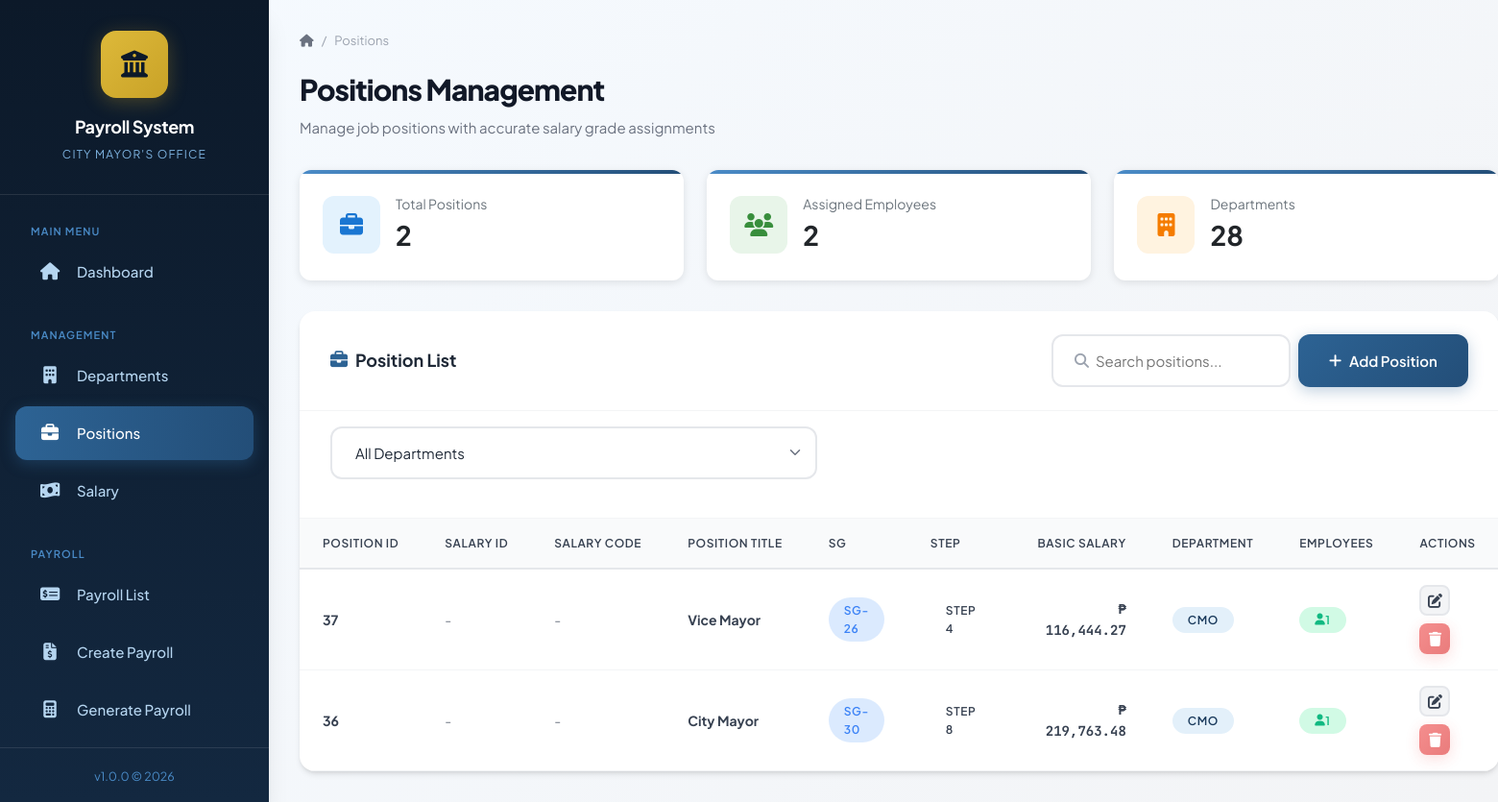
Before: /payroll_final/positions.php with the older database file.
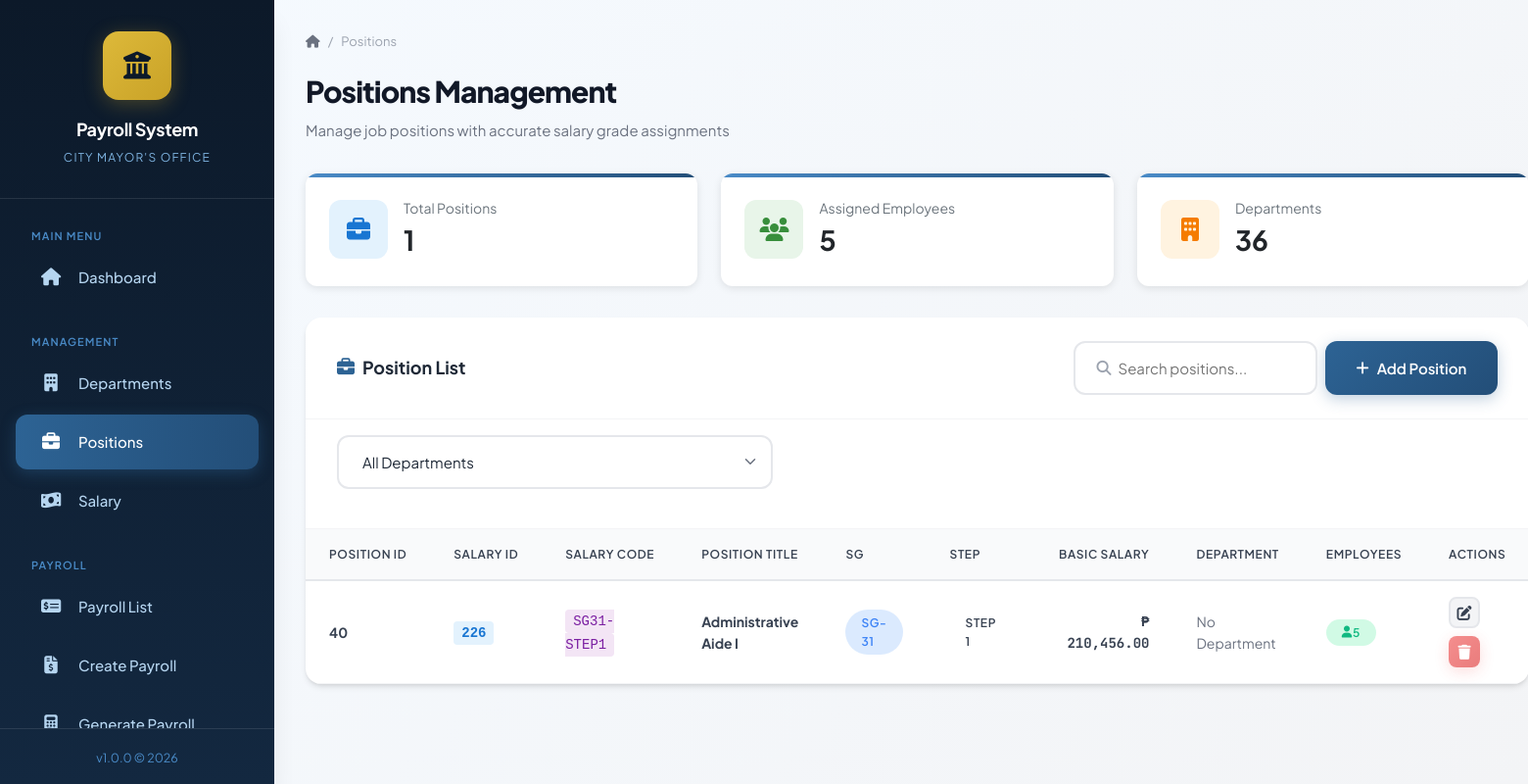
After: the same page with the newer database file.
### tables this page shows
CREATE TABLE `positions` (
  `id` int(11) NOT NULL,
  `salary_id` int(11) DEFAULT NULL,
  `position_title` varchar(100) NOT NULL,
  `salary_grade` int(11) NOT NULL,
  `salary_step` int(11) DEFAULT 1,
  `basic_salary` decimal(12,2) NOT NULL,
  `department_id` int(11) DEFAULT NULL,
  `created_at` timestamp NOT NULL DEFAULT current_timestamp(),
  `updated_at` timestamp NOT NULL DEFAULT current_timestamp() ON UPDATE current_timestamp()
);

CREATE TABLE `departments` (
  `id` int(11) NOT NULL,
  `department_name` varchar(100) NOT NULL,
  `department_code` varchar(20) NOT NULL,
  `description` text DEFAULT NULL,
  `created_at` timestamp NOT NULL DEFAULT current_timestamp(),
  `updated_at` timestamp NOT NULL DEFAULT current_timestamp() ON UPDATE current_timestamp()
);

CREATE TABLE `salary` (
  `salary_id` int(11) NOT NULL,
  `salary_code` varchar(50) NOT NULL,
  `salary_rate` decimal(10,2) NOT NULL,
  `salary_grade` varchar(20) DEFAULT NULL,
  `step_no` tinyint(4) NOT NULL DEFAULT 1,
  `created_at` timestamp NOT NULL DEFAULT current_timestamp(),
  `updated_at` timestamp NOT NULL DEFAULT current_timestamp() ON UPDATE current_timestamp()
);

### payroll_final/includes/config.php (called while the page is built, shortened)
<?php
function formatCurrency($amount) {
    return '₱ ' . number_format($amount, 2);
}
?>

### payroll_final/positions.php (the view, shortened to what this page needs)
<?php
require_once 'includes/config.php';
$whereClause = "1=1";
$departments = $conn->query("SELECT id, department_name, department_code FROM departments ORDER BY department_name");
$positions = $conn->query("
    SELECT
        p.*,
        d.department_name,
        d.department_code,
        s.salary_code,
        (SELECT COUNT(*) FROM employees WHERE position_id = p.id) as employee_count
    FROM positions p
    LEFT JOIN departments d ON p.department_id = d.id
    LEFT JOIN salary s ON p.salary_id = s.salary_id
    WHERE $whereClause
    ORDER BY CAST(p.salary_grade AS UNSIGNED), p.position_title
");
require_once 'includes/header.php';
?>
<div class="page-header">
    <div class="breadcrumb">
        <a href="index.php"><i class="fas fa-home"></i></a>
        <span>/</span>
        <span>Positions</span>
    </div>
    <h1 class="page-title">Positions Management</h1>
    <p class="page-subtitle">Manage job positions with accurate salary grade assignments</p>
</div>
<div class="stats-grid" style="margin-bottom: 2rem; display: grid; grid-template-columns: repeat(auto-fit, minmax(250px, 1fr)); gap: 1.5rem;">
    <?php
    $totalPositions = $positions ? $positions->num_rows : 0;
    $positions->data_seek(0);
    $totalEmployees = 0;
    while($p = $positions->fetch_assoc()) {
        $totalEmployees += $p['employee_count'];
    }
    $positions->data_seek(0);
    ?>
    <div class="stat-card" style="background: white; padding: 1.5rem; border-radius: 12px; box-shadow: 0 2px 8px rgba(0,0,0,0.1);">
        <div style="display: flex; align-items: center; gap: 1rem;">
            <div style="width: 60px; height: 60px; background: #e3f2fd; border-radius: 12px; display: flex; align-items: center; justify-content: center;">
                <i class="fas fa-briefcase" style="color: #1976d2; font-size: 1.5rem;"></i>
            </div>
            <div>
                <div style="font-size: 0.875rem; color: #6c757d;">Total Positions</div>
                <div style="font-size: 1.75rem; font-weight: 700; color: #212529;"><?php echo $totalPositions; ?></div>
            </div>
        </div>
    </div>
    <div class="stat-card" style="background: white; padding: 1.5rem; border-radius: 12px; box-shadow: 0 2px 8px rgba(0,0,0,0.1);">
        <div style="display: flex; align-items: center; gap: 1rem;">
            <div style="width: 60px; height: 60px; background: #e8f5e9; border-radius: 12px; display: flex; align-items: center; justify-content: center;">
                <i class="fas fa-users" style="color: #388e3c; font-size: 1.5rem;"></i>
            </div>
            <div>
                <div style="font-size: 0.875rem; color: #6c757d;">Assigned Employees</div>
                <div style="font-size: 1.75rem; font-weight: 700; color: #212529;"><?php echo $totalEmployees; ?></div>
            </div>
        </div>
    </div>
    <div class="stat-card" style="background: white; padding: 1.5rem; border-radius: 12px; box-shadow: 0 2px 8px rgba(0,0,0,0.1);">
        <div style="display: flex; align-items: center; gap: 1rem;">
            <div style="width: 60px; height: 60px; background: #fff3e0; border-radius: 12px; display: flex; align-items: center; justify-content: center;">
                <i class="fas fa-building" style="color: #f57c00; font-size: 1.5rem;"></i>
            </div>
            <div>
                <div style="font-size: 0.875rem; color: #6c757d;">Departments</div>
                <div style="font-size: 1.75rem; font-weight: 700; color: #212529;">
                    <?php
                    $deptCount = $departments ? $departments->num_rows : 0;
                    echo $deptCount;
                    ?>
                </div>
            </div>
        </div>
    </div>
</div>
<div class="card">
    <div class="card-header">
        <h2 class="card-title">
            <i class="fas fa-briefcase"></i>
            Position List
        </h2>
        <div class="btn-group">
            <div class="search-box">
                <i class="fas fa-search"></i>
                <input type="text" class="form-control" placeholder="Search positions..." id="searchInput" onkeyup="searchTable()">
            </div>
            <button class="btn btn-primary" onclick="Modal.open('addPositionModal')">
                <i class="fas fa-plus"></i> Add Position
            </button>
        </div>
    </div>
    <div class="card-body" style="padding: var(--space-md) var(--space-xl); border-bottom: 1px solid var(--gray-100);">
        <form method="GET" class="filter-bar">
            <select name="department" class="form-control" style="width: auto; min-width: 200px;" onchange="this.form.submit()">
                <option value="0">All Departments</option>
            </select>
        </form>
    </div>
    <div class="card-body" style="padding: 0;">
        <div class="table-container">
            <table class="data-table" id="positionsTable">
                <thead>
                    <tr>
                        <th>Position ID</th>
                        <th>Salary ID</th>
                        <th>Salary Code</th>
                        <th>Position Title</th>
                        <th>SG</th>
                        <th>Step</th>
                        <th>Basic Salary</th>
                        <th>Department</th>
                        <th>Employees</th>
                        <th>Actions</th>
                    </tr>
                </thead>
                <tbody>
                    <?php if ($positions && $positions->num_rows > 0): ?>
                        <?php
                        $positions->data_seek(0);
                        while($row = $positions->fetch_assoc()):
                        ?>
                            <tr>
                                <td><strong><?php echo $row['id']; ?></strong></td>
                                <td>
                                    <?php if ($row['salary_id']): ?>
                                        <code style="background: #e3f2fd; padding: 0.25rem 0.5rem; border-radius: 4px; color: #1976d2; font-weight: 600;">
                                            <?php echo $row['salary_id']; ?>
                                        </code>
                                    <?php else: ?>
                                        <span class="text-muted">-</span>
                                    <?php endif; ?>
                                </td>
                                <td>
                                    <?php if ($row['salary_code']): ?>
                                        <code style="background: #f3e5f5; padding: 0.25rem 0.5rem; border-radius: 4px; color: #7b1fa2; font-size: 0.875rem;">
                                            <?php echo htmlspecialchars($row['salary_code']); ?>
                                        </code>
                                    <?php else: ?>
                                        <span class="text-muted">-</span>
                                    <?php endif; ?>
                                </td>
                                <td><strong><?php echo htmlspecialchars($row['position_title']); ?></strong></td>
                                <td><span class="badge badge-info">SG-<?php echo $row['salary_grade']; ?></span></td>
                                <td><span class="badge badge-secondary">Step <?php echo $row['salary_step'] ?? 1; ?></span></td>
                                <td class="currency"><strong><?php echo formatCurrency($row['basic_salary']); ?></strong></td>
                                <td>
                                    <?php if ($row['department_name']): ?>
                                        <span class="badge badge-primary"><?php echo htmlspecialchars($row['department_code']); ?></span>
                                    <?php else: ?>
                                        <span class="text-muted">No Department</span>
                                    <?php endif; ?>
                                </td>
                                <td>
                                    <?php if ($row['employee_count'] > 0): ?>
                                        <span class="badge badge-success">
                                            <i class="fas fa-user"></i> <?php echo $row['employee_count']; ?>
                                        </span>
                                    <?php else: ?>
                                        <span class="text-muted">0</span>
                                    <?php endif; ?>
                                </td>
                                <td>
                                    <div class="btn-group">
                                        <button class="btn btn-secondary btn-icon sm"
                                                onclick="editPosition(<?php echo htmlspecialchars(json_encode($row)); ?>)"
                                                title="Edit (ID: <?php echo $row['id']; ?>)">
                                            <i class="fas fa-edit"></i>
                                        </button>
                                        <button class="btn btn-danger btn-icon sm"
                                                onclick="deletePosition(<?php echo $row['id']; ?>, '<?php echo htmlspecialchars($row['position_title']); ?>', <?php echo $row['employee_count']; ?>)"
                                                title="Delete (ID: <?php echo $row['id']; ?>)"
                                                <?php echo $row['employee_count'] > 0 ? 'disabled' : ''; ?>>
                                            <i class="fas fa-trash"></i>
                                        </button>
                                    </div>
                                </td>
                            </tr>
                        <?php endwhile; ?>
                    <?php endif; ?>
                </tbody>
            </table>
        </div>
    </div>
</div>
<?php require_once 'includes/footer.php'; ?>

### payroll_final/includes/header.php (shortened to what this page needs)
<!DOCTYPE html>
<html lang="en">
<head>
    <link rel="stylesheet" href="https://cdnjs.cloudflare.com/ajax/libs/font-awesome/6.5.1/css/all.min.css">
    <link rel="stylesheet" href="css/style.css">
</head>
<body>
    <div class="app-container">
        <aside class="sidebar">
            <div class="sidebar-header">
                <div class="sidebar-logo">
                    <i class="fas fa-building-columns"></i>
                </div>
                <h1 class="sidebar-title">Payroll System</h1>
                <p class="sidebar-subtitle">City Mayor's Office</p>
            </div>
            <nav class="sidebar-nav">
                <div class="nav-section">
                    <span class="nav-section-title">Main Menu</span>
                    <a href="index.php" class="nav-item">
                        <i class="fas fa-home"></i>
                        <span>Dashboard</span>
                    </a>
                </div>
                <div class="nav-section">
                    <span class="nav-section-title">Management</span>
                    <a href="departments.php" class="nav-item">
                        <i class="fas fa-building"></i>
                        <span>Departments</span>
                    </a>
                    <a href="positions.php" class="nav-item">
                        <i class="fas fa-briefcase"></i>
                        <span>Positions</span>
                    </a>
                    <a href="salary.php" class="nav-item">
                        <i class="fas fa-money-bill-wave"></i>
                        <span>Salary</span>
                    </a>
                </div>
                <div class="nav-section">
                    <span class="nav-section-title">Payroll</span>
                    <a href="payroll.php" class="nav-item">
                        <i class="fas fa-money-check-dollar"></i>
                        <span>Payroll List</span>
                    </a>
                    <a href="payroll_create.php" class="nav-item">
                        <i class="fas fa-file-invoice-dollar"></i>
                        <span>Create Payroll</span>
                    </a>
                    <a href="payroll_generate.php" class="nav-item">
                        <i class="fas fa-calculator"></i>
                        <span>Generate Payroll</span>
                    </a>
                </div>
            </nav>
            <div style="padding: 1rem; border-top: 1px solid rgba(255,255,255,0.1); text-align: center;">
                <small style="color: var(--primary-400);">
                    v1.0.0 &copy; <?php echo date('Y'); ?>
                </small>
            </div>
        </aside>
        <main class="main-content">

### payroll_final/includes/footer.php (shortened to what this page needs)
        </main>
    </div>
</body>
</html>

Changed rows visible on the page:
removed positions: id "37", position_title "Vice Mayor", salary_grade "26", salary_step "4", basic_salary "₱ 116,444.27", department.department_code "CMO", employee_count "1"
removed positions: id "36", position_title "City Mayor", salary_grade "30", salary_step "8", basic_salary "₱ 219,763.48", department.department_code "CMO", employee_count "1"
added positions: id "40", salary "226", salary.salary_code "SG31-STEP1", position_title "Administrative Aide I", salary_grade "31", salary_step "1", basic_salary "₱ 210,456.00", shows "No Department", employee_count "5"
Other visible differences:
$totalPositions: "2" → "1"
$totalEmployees: "2" → "5"
$deptCount: "28" → "36"
